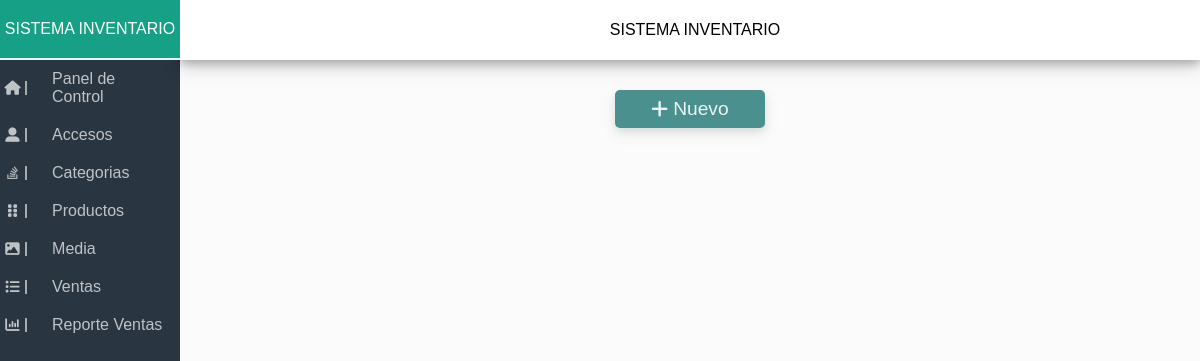
Page /index.php?m=index&url=Categorias&table=Categoria on the earlier database version.
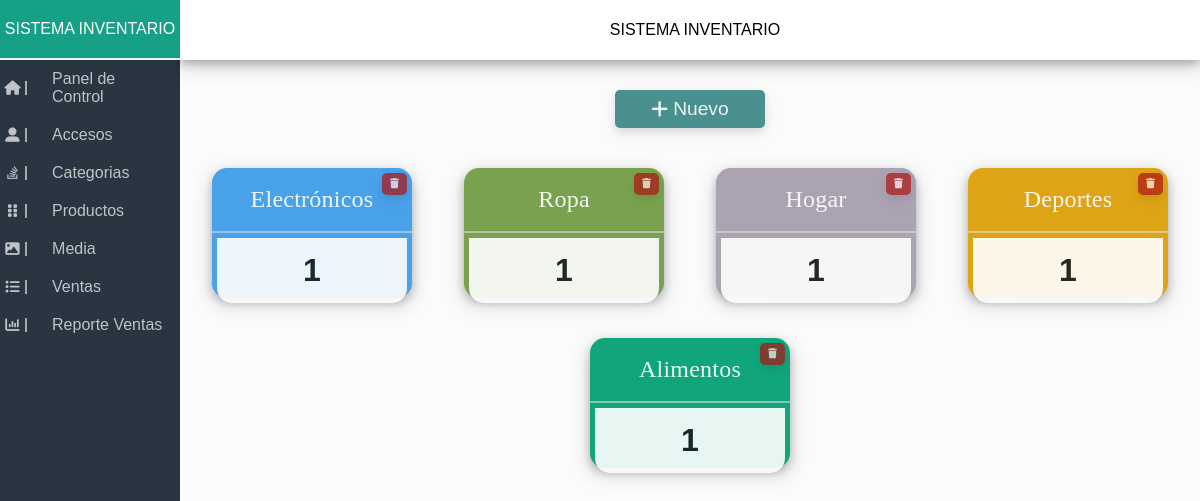
Same page on the later database version.
### tables this page shows
CREATE TABLE Categoria(
	Codigo INT AUTO_INCREMENT PRIMARY KEY,
    Nombre VARCHAR(30) NOT NULL,
    Descripcion VARCHAR(255) NOT NULL
);

### controlador/index.php (called while the page is built, shortened)
<?php
    require_once("modelo/index.php");
    class Controller{
        static function index(){
            $url = $_REQUEST['url'];
            require_once("vista/$url.php");
        }
    }
?>

### modelo/index.php (called while the page is built, shortened)
<?php
    class Modelo{
        public $db;
        private $datos;
        public function __construct(){
            $this->db = new PDO('mysql:host=localhost;dbname=Inventario',"root","");
        }
        public function consulta($query, $Assoc){
            $resultado = $this->db->query($query);
            if ($resultado) {
                if ($Assoc) {
                    $this->datos = $resultado->fetchAll(PDO::FETCH_ASSOC);
                }
                else {
                    $this->datos = $resultado->fetchAll(PDO::FETCH_NUM);
                }
                return $this->datos;
            }else {
                echo "Error en la consulta";
                return;
            }
         }
    }
?>

### vista/Categorias.php (the view, shortened to what this page needs)
<?php $Model = new Modelo(); ?>
<div class="Stats">
	<div style="width: 100%">
		<a class="btn new" style="width: 150px; font-size: 1.5em; margin-bottom: 20px;" onclick="openModal()">
			<i class="fa-solid fa-plus fa-fade"></i>
			<p>Nuevo</p>
		</a>
	</div>
	<?php
        $dato =  $Model->consulta("SELECT * FROM Categoria", 1);
		foreach ($dato as $key):
    ?>
			<div class="CardMini" <?php echo "style=\"background-color: rgb(".strval((22 + (50 * (int)$key['Codigo'])) % 255).",
																			".strval((160 + (1 * (int)$key['Codigo'])) % 255).",
																			".strval((133 + (100 * (int)$key['Codigo'])) % 255).")\" ";?>>
				<div class="CardMini-Head">
					<a href="index.php?m=index&url=Categorias&table=Categoria&on=<?php echo $key['Codigo']?>&tableShow=Producto&nombre=<?php echo $key['Nombre']?>">
						<?php echo $key['Nombre'] ?>
					</a>
					<div>
						<a class="btn delete" href="index.php?m=eliminar&id=<?php echo $key['Codigo']?>&table=Categoria" onclick="return confirm('ESTA SEGURO'); false">
							<i class="fa-solid fa-trash"></i>
						</a>
					</div>
				</div>
				<div class="CardMini-Footer">
					<?php
						$cod = $key['Codigo'];
						$productos = $Model->consulta("SELECT * FROM Producto
													   WHERE CodigoC = $cod;", 1);
					?>
					<p class="Card-Num">  <?php echo count($productos);?> </p>
				</div>
			</div>
	<?php endforeach; ?>
</div>

Differences in the rows shown:
added categoria: Nombre "Electrónicos", count($productos) "1"
added categoria: Nombre "Ropa", count($productos) "1"
added categoria: Nombre "Hogar", count($productos) "1"
added categoria: Nombre "Deportes", count($productos) "1"
added categoria: Nombre "Alimentos", count($productos) "1"
